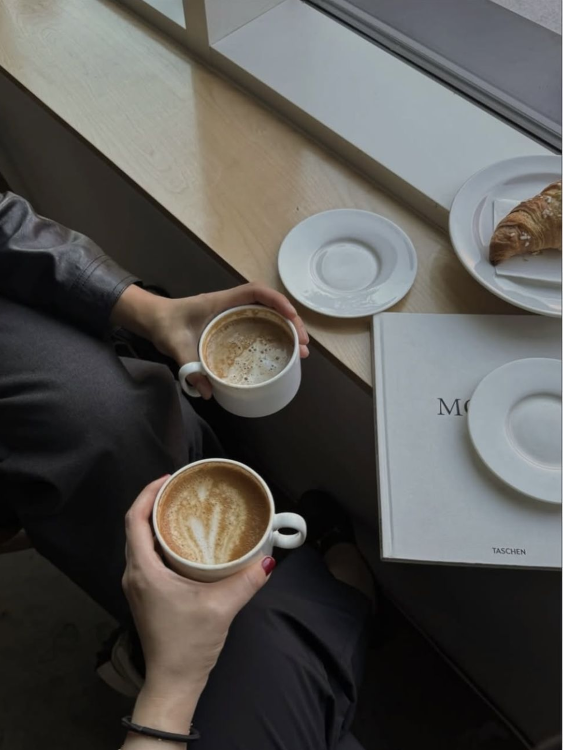
#> input picture ad-creator-preset-authoring-handoff-v6/comfyui-inputs/ad_creator_reference_wood_handheld_two_person_v2.png, 1125 x 1500 px (shown at 1/2 size)
$ python -i build_wood_handheld_two_person_v1.py   (imports and definitions only)
#> lines starting #> are read from the running program, lines starting #| are printed output that depends on the picture
"""Build the static-contract bundle for the Wood Handheld Two-Person preset."""

from __future__ import annotations

import copy
import hashlib
import json
import shutil
import sqlite3
import sys
from pathlib import Path
from typing import Any

from PIL import Image, ImageChops, ImageDraw, ImageEnhance, ImageFilter, ImageOps


ROOT = Path(__file__).resolve().parents[1]
sys.path.insert(0, str(ROOT / "src"))

from ad_creator.image_contracts import canonical_image_binding
from ad_creator.scene_graph import validate_scene_graph


PRESET_ID = "instagram_wood_handheld_two_person_v1"
ASSET_ID = "ref_c61e3c79a9b4d2ef"
REFERENCE_RELATIVE_PATH = "comfyui-inputs/ad_creator_reference_wood_handheld_two_person_v2.png"
REFERENCE_PATH = ROOT / REFERENCE_RELATIVE_PATH
SCENE_GRAPH_RELATIVE_PATH = (
    "data/reference-library/scene-graphs-v2/ref_c61e3c79a9b4d2ef_wood_handheld_two_person_v1.json"
)
MILD_TILT_SCENE_GRAPH_RELATIVE_PATH = (
    "data/reference-library/scene-graphs-v2/"
    "ref_c61e3c79a9b4d2ef_wood_handheld_two_person_tilt_mild_v1.json"
)
MODERATE_TILT_SCENE_GRAPH_RELATIVE_PATH = (
    "data/reference-library/scene-graphs-v2/"
    "ref_c61e3c79a9b4d2ef_wood_handheld_two_person_tilt_moderate_v1.json"
)
EDITORIAL_ROOT = f"presets/editorial/{PRESET_ID}"
MOOD_ROOT = f"presets/moods/{PRESET_ID}"
CONTROL_ROOT = "data/reference-library/control-boards/wood-handheld-two-person-v1"
CONTROL_RELATIVE_PATH = f"{CONTROL_ROOT}/scene-hint.png"
HINT_INPUT_RELATIVE_PATH = "comfyui-inputs/ad_creator_wood_handheld_two_person_scene_hint_v1.png"
REFERENCE_CUP_HINT_RELATIVE_PATH = f"{CONTROL_ROOT}/scene-hint-reference-cup.png"
USER_CUP_HINT_RELATIVE_PATH = f"{CONTROL_ROOT}/scene-hint-user-cup.png"
REFERENCE_CUP_HINT_INPUT_RELATIVE_PATH = (
    "comfyui-inputs/ad_creator_wood_handheld_two_person_scene_hint_reference_cup_v1.png"
)
USER_CUP_HINT_INPUT_RELATIVE_PATH = (
    "comfyui-inputs/ad_creator_wood_handheld_two_person_scene_hint_user_cup_v1.png"
)
HOT_POSE_HINT_RELATIVE_PATH = f"{CONTROL_ROOT}/pose-hint-hot-v1.png"
HOT_PHOTO_POSE_HINT_RELATIVE_PATH = f"{CONTROL_ROOT}/pose-hint-hot-photo-v2.png"
HOT_3D_POSE_HINT_RELATIVE_PATH = f"{CONTROL_ROOT}/pose-hint-hot-3d-v2.png"
# The user-approved two-panel board is pose-only for both serving states.
ICED_POSE_HINT_RELATIVE_PATH = HOT_PHOTO_POSE_HINT_RELATIVE_PATH
HOT_SCENE_HINT_RELATIVE_PATH = f"{CONTROL_ROOT}/scene-hint-user-hot-v1.png"
HOT_PHOTO_SCENE_HINT_RELATIVE_PATH = f"{CONTROL_ROOT}/scene-hint-user-hot-photo-v2.png"
HOT_3D_SCENE_HINT_RELATIVE_PATH = f"{CONTROL_ROOT}/scene-hint-user-hot-3d-v2.png"
ICED_SCENE_HINT_RELATIVE_PATH = f"{CONTROL_ROOT}/scene-hint-user-iced-v1.png"
HOT_SCENE_HINT_INPUT_RELATIVE_PATH = (
    "comfyui-inputs/ad_creator_wood_handheld_two_person_scene_hint_hot_v1.png"
)
HOT_PHOTO_SCENE_HINT_INPUT_RELATIVE_PATH = (
    "comfyui-inputs/ad_creator_wood_handheld_two_person_scene_hint_hot_photo_v2.png"
)
HOT_3D_SCENE_HINT_INPUT_RELATIVE_PATH = (
    "comfyui-inputs/ad_creator_wood_handheld_two_person_scene_hint_hot_3d_v2.png"
)
ICED_SCENE_HINT_INPUT_RELATIVE_PATH = (
    "comfyui-inputs/ad_creator_wood_handheld_two_person_scene_hint_iced_v1.png"
)
HOT_TEST_IMAGE = "wood_handheld_hot_cappuccino_saucer_source.png"
HOT_TEST_ANALYSIS = "configs/reviewed-product-analysis-wood-handheld-hot-cappuccino-v1.json"
REFERENCE_CUP_CONTAINER_DESIGN = (
    "presets/container_designs/wood_handheld_compact_ceramic_mug_v1.json"
)
TEST_IMAGE = "white_closeup_matcha_user_source.png"
TEST_ANALYSIS = "configs/reviewed-product-analysis-wood-handheld-matcha-user-v1.json"
REFERENCE_CUP_TEST_ANALYSIS = (
    "configs/reviewed-product-analysis-wood-handheld-matcha-reference-cup-v1.json"
)

BASE_PRESET = ROOT / "presets/editorial/instagram_wood_calm_window_closeup_v1/reference-preset.json"
BASE_STYLE = ROOT / "presets/editorial/instagram_wood_calm_window_closeup_v1/photographic-style-contract.json"
BASE_MOOD = ROOT / "presets/moods/instagram_wood_calm_window_closeup_v1/mood-package.json"
BASE_RECIPE = ROOT / "presets/moods/instagram_wood_calm_window_closeup_v1/scene-recipe.json"
BASE_LIGHTING = ROOT / "presets/moods/instagram_wood_calm_window_closeup_v1/lighting-sheet.json"
BASE_GRADE = ROOT / "presets/moods/instagram_wood_calm_window_closeup_v1/grade-profile.json"
BASE_ANALYSIS = ROOT / "configs/reviewed-product-analysis-white-closeup-matcha-user-v1.json"
BASE_LOCAL_WORKFLOW = ROOT / "workflows/23b_wood_window_closeup_strawberry_source_cup_local_fake_api.json"
BASE_PAID_WORKFLOW = ROOT / "workflows/23b_wood_window_closeup_strawberry_source_cup_higgsfield_api.json"


def read_json(path: Path) -> dict[str, Any]:
    with path.open("r", encoding="utf-8") as handle:
        return json.load(handle)


# [34 lines left out: functions write_json, sha256_file, bbox, no_straw, not called in this run]


def build_scene_hint(path: Path, *, target_cup_mode: str = "reference") -> None:
    """Build a non-contiguous evidence board that cannot act as a scene template."""
#> called with target_cup_mode = 'reference'
    if target_cup_mode not in {"reference", "user", "hot", "hot_photo", "hot_3d", "iced"}:
        raise ValueError(f"Unsupported target cup mode: {target_cup_mode}")
    width, height = 1125, 1500
    source = Image.open(REFERENCE_PATH).convert("RGB")
#> source is the input picture: PIL image 1125x1500 RGB; mean R, G, B 86.9, 85.4, 82.3
    if source.size != (width, height):
        source = source.resize((width, height), Image.Resampling.LANCZOS)

    image = Image.new("RGB", (width, height), "#e6e0d5")
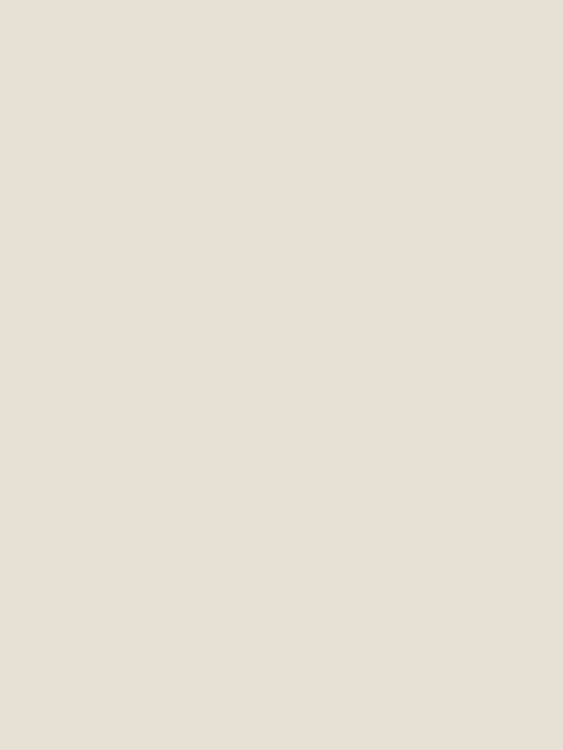
#> image: PIL image 1125x1500 RGB (shown at 1/2 size); mean R, G, B 230, 224, 213
    panel_boxes = [
        (18, 18, 553, 741),
        (571, 18, 1107, 741),
        (18, 759, 553, 1482),
        (571, 759, 1107, 1482),
    ]
    evidence = [
        # Upper companion: leather clothing, hand anatomy, ceramic cup and drink.
        ((0, 275, 650, 900), 2.2, 0.45, 0.0),
        # Lower target carrier: bare wrist/hair tie, hand grip, cup and drink.
        ((120, 845, 730, 1500), 2.2, 0.45, 0.0),
        # Peripheral context: croissant/plate, magazine and both saucers.
        ((650, 125, 1125, 1165), 6.0, 2.0, 2.2),
        # Material/photometry: pale wood grain direction, sill and cloudy window field.
        ((100, 0, 900, 450), 2.8, 0.65, 0.0),
    ]

    for panel_index, (panel_box, (crop_box, reduction, blur_radius, post_blur)) in enumerate(
        zip(panel_boxes, evidence)
    ):
        panel_width = panel_box[2] - panel_box[0]
        panel_height = panel_box[3] - panel_box[1]
        region = source.crop(crop_box)
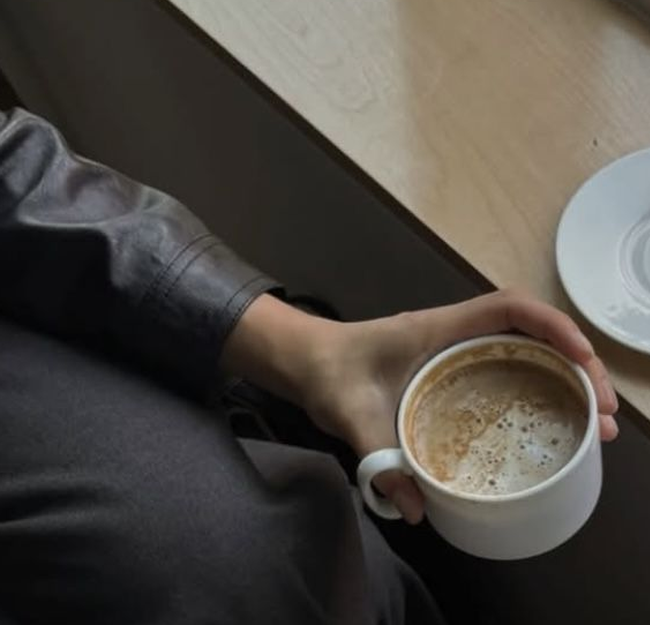
#> region: PIL image 650x625 RGB; mean R, G, B 78.9, 73.8, 67.5
        if panel_index == 1 and target_cup_mode in {"hot", "hot_photo", "hot_3d", "iced"}:
            pose_path = ROOT / {
                "hot": HOT_POSE_HINT_RELATIVE_PATH,
                "hot_photo": HOT_PHOTO_POSE_HINT_RELATIVE_PATH,
                "hot_3d": HOT_3D_POSE_HINT_RELATIVE_PATH,
                "iced": ICED_POSE_HINT_RELATIVE_PATH,
            }[target_cup_mode]
            region = Image.open(pose_path).convert("RGB")
            reduction, blur_radius, post_blur = 1.7, 0.35, 0.0
        if target_cup_mode == "user" and panel_index == 1:
            # Extract only the target hand/wrist pixels around the cup. A flat
            # cup-shaped cover would itself become a geometry hint, so the
            # reference cup interior, body and handle are excluded entirely.
            neutral = Image.new("RGB", region.size, "#cbc5ba")
            _, cb, cr = region.convert("YCbCr").split()
            cb_skin = cb.point(lambda value: 255 if 72 <= value <= 142 else 0)
            cr_skin = cr.point(lambda value: 255 if 122 <= value <= 188 else 0)
            skin_mask = ImageChops.multiply(cb_skin, cr_skin)
            pose_mask = Image.new("L", region.size, 0)
            pose_draw = ImageDraw.Draw(pose_mask)
            pose_draw.polygon(
                [(105, 105), (205, 55), (300, 100), (455, 205), (455, 340),
                 (350, 390), (315, 655), (105, 655), (125, 355)],
                fill=255,
            )
            pose_draw.ellipse((155, 42, 500, 335), fill=0)
            pose_draw.rounded_rectangle((205, 150, 500, 350), radius=70, fill=0)
            skin_mask = ImageChops.multiply(skin_mask, pose_mask)
            skin_mask = skin_mask.filter(ImageFilter.GaussianBlur(1.6))
            region = Image.composite(region, neutral, skin_mask)
            draw = ImageDraw.Draw(region)
            draw.line((210, 548, 335, 554), fill="#393735", width=12)
        reduced = region.resize(
            (
                max(48, round(region.width / reduction)),
                max(48, round(region.height / reduction)),
            ),
            Image.Resampling.LANCZOS,
        )
        reduced = reduced.filter(ImageFilter.GaussianBlur(blur_radius))
        region = reduced.resize(region.size, Image.Resampling.BICUBIC)
        region = ImageEnhance.Color(region).enhance(0.82)
        region = ImageEnhance.Contrast(region).enhance(0.94)
        fitted = ImageOps.contain(
            region,
            (panel_width - 18, panel_height - 18),
            Image.Resampling.LANCZOS,
        )
        if post_blur:
            fitted = fitted.filter(ImageFilter.GaussianBlur(post_blur))
        panel = Image.new("RGB", (panel_width, panel_height), "#d7d1c7")
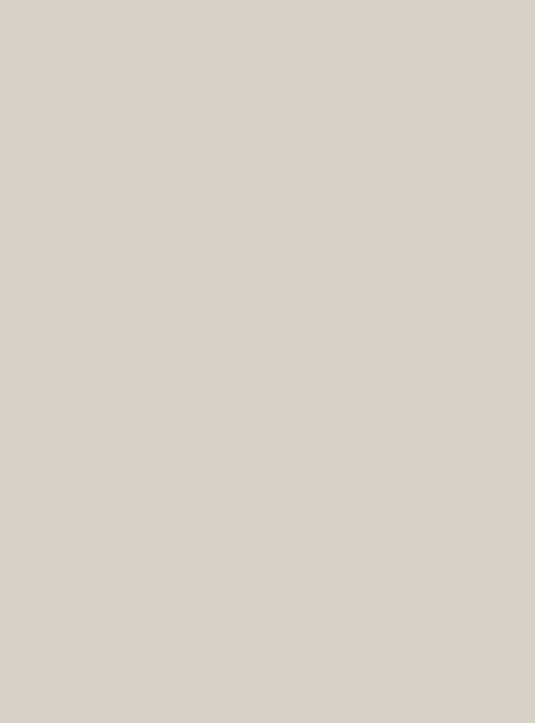
#> panel: PIL image 535x723 RGB; mean R, G, B 215, 209, 199
        panel.paste(
            fitted,
            ((panel_width - fitted.width) // 2, (panel_height - fitted.height) // 2),
        )
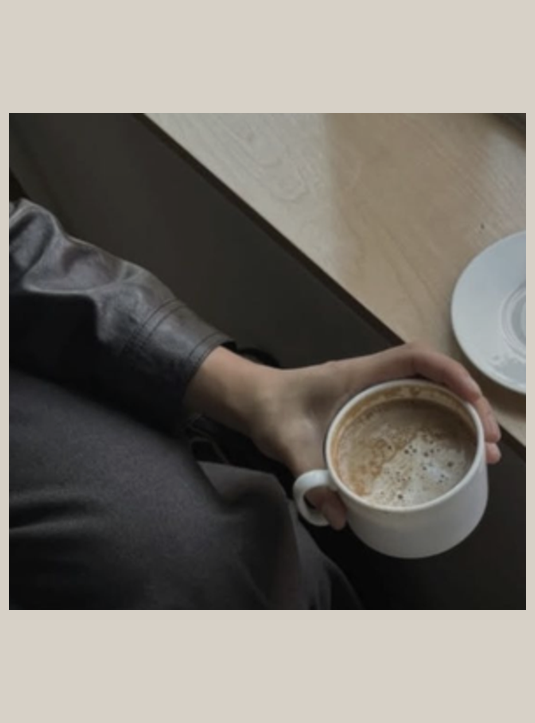
#> panel: PIL image 535x723 RGB; mean R, G, B 123.3, 118.8, 112.1
        image.paste(panel, panel_box[:2])
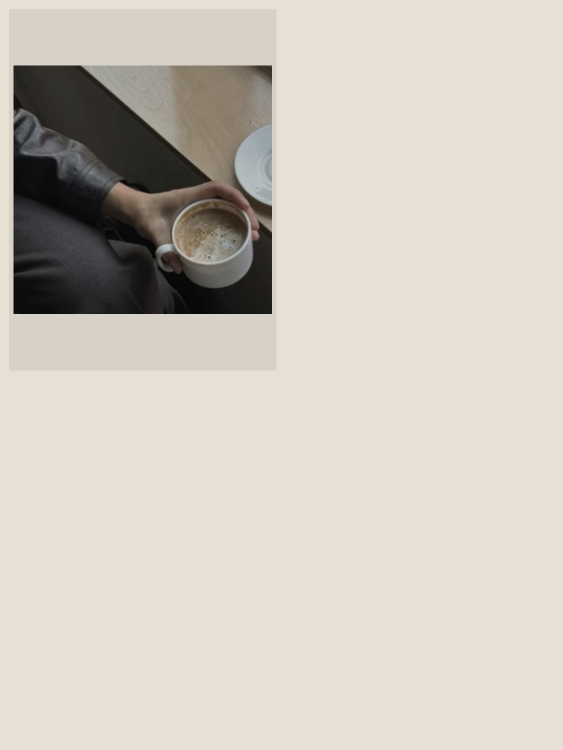
#> image: PIL image 1125x1500 RGB (shown at 1/2 size); mean R, G, B 205.5, 199.9, 189.9

#> (the run stopped early here; a loop or call above may not have finished)
